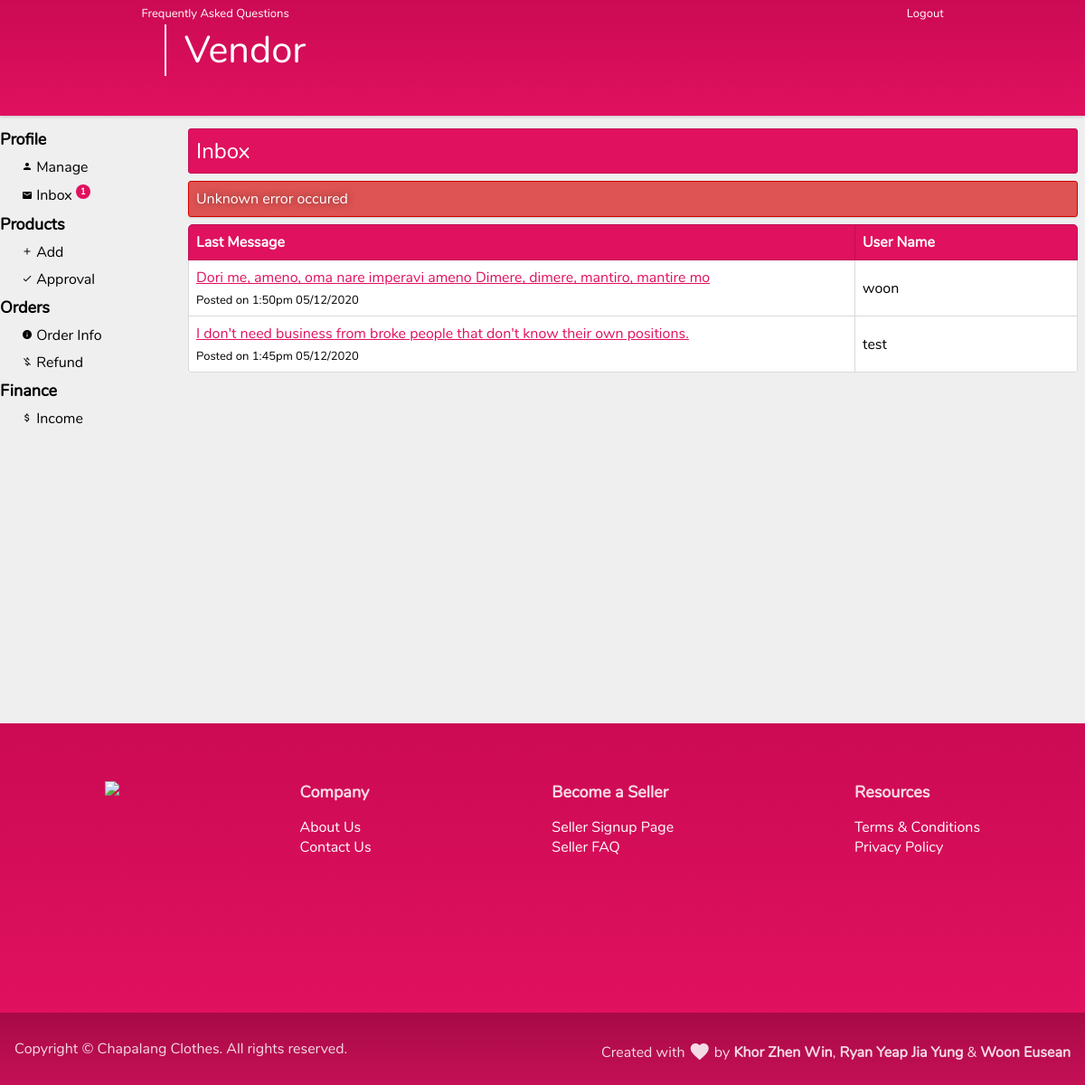
The app's page /vendor_inbox.php?error=true (signed in) with its own data.
### tables this page shows
CREATE TABLE IF NOT EXISTS `message` (
  `MessageId` int NOT NULL AUTO_INCREMENT,
  `UserId` int NOT NULL,
  `VendorId` int NOT NULL,
  `Sender` int NOT NULL,
  `MessageBody` varchar(1024) NOT NULL,
  `MessageTimestamp` timestamp NOT NULL DEFAULT CURRENT_TIMESTAMP,
  `MessageReadUser` int NOT NULL DEFAULT '0',
  `MessageReadVendor` int NOT NULL DEFAULT '0',
  PRIMARY KEY (`MessageId`),
  KEY `UserId` (`UserId`),
  KEY `VendorId` (`VendorId`)
);

CREATE TABLE IF NOT EXISTS `user` (
  `UserId` int NOT NULL AUTO_INCREMENT,
  `UserImage` varchar(140) NOT NULL DEFAULT 'images/users/user.jpg',
  `Username` varchar(255) NOT NULL,
  `Password` varchar(255) NOT NULL,
  `Email` varchar(255) NOT NULL,
  `Gender` varchar(20) NOT NULL,
  `DOB` date NOT NULL,
  `Address` varchar(255) NOT NULL,
  PRIMARY KEY (`UserId`),
  UNIQUE KEY `Username` (`Username`),
  UNIQUE KEY `Email` (`Email`)
);

### includes/database.php (called while the page is built, shortened)
<?php
class mysqlidb
{
  private static $host = "localhost";
  private static $db = "chapalang";
  private static $user = "root";
  private static $pass = "";
  private static $port = 3306;
  private static $con = null;
  static function getConn()
  {
    if (is_null(self::$con)) {
      self::$con = mysqli_connect(self::$host, self::$user, self::$pass, self::$db, self::$port);
    }
    return self::$con;
  }
  static function query(string $queryString)
  {
    $result = self::getConn()->query($queryString);
    if ($result) {
      return $result;
    } else {
      throw new Exception("Query $queryString: " . self::getError());
    }
  }
  static function fetchAllRows(string $queryString)
  {
    $result = self::query($queryString);
    $rows = $result->fetch_all(MYSQLI_ASSOC);
    return $rows;
  }
}

### vendor_inbox.php (the view, shortened to what this page needs)
<?php
include_once "includes/database.php";
$vendorid = $_SESSION['vendorid'];
$conversations = mysqlidb::fetchAllRows("SELECT `message`.`MessageId`, `message`.`MessageBody`, `message`.`MessageTimestamp`, `user`.`Username`, `user`.`UserId` FROM `message` LEFT JOIN `user` ON `user`.UserId = `message`.`UserId` WHERE `message`.MessageId IN( SELECT MAX(MessageId) FROM `message` WHERE VendorId=$vendorid GROUP BY UserId ) ORDER BY `message`.MessageTimestamp DESC");
?>
<!DOCTYPE html>
<html lang="en">
<head>
  <link rel="stylesheet" href="styles/template.css" />
  <link rel="stylesheet" href="styles/vendor.css" />
  <link rel="stylesheet" href="styles/pagetopbar.css" />
</head>
<body>
  <?php include "includes/pagetopbar.php" ?>
  <div class="body-wrapper">
    <div></div>
    <div class="content-wrapper container">
      <div class="vendor-container">
        <?php
        include("includes/vendor_sidenav.php");
        ?>
        <div class="vendor-body">
          <div>
            <div class="inbox-title">Inbox</div>
            <?php
            if (isset($_GET['error'])) {
              echo '<div class="card-error">Unknown error occured</div>';
            }
            if (count($conversations) > 0) {
              echo '<table class="table">
            <thead>
              <tr>
                <th>Last Message</th>
                <th>User Name</th>
              </tr>
            </thead>
            <tbody>';
              foreach ($conversations as $conversation) {
                echo "<tr>
              <td class=\"ellipsis-truncate\" width=\"75%\">
                <a class=\"underline vis-ruby ruby\" href=\"vendor_conversation.php?userid={$conversation['UserId']}\">
                  {$conversation['MessageBody']}
                </a>
                <div class=\"inbox-timestamp\">Posted on " . date("g:ia d/n/Y", strtotime($conversation['MessageTimestamp'])) . "</div>
              </td>
              <td class=\"ellipsis-truncate\" width=\"25%\">
                <div>{$conversation['Username']}</div>
              </td>
            </tr>";
              }
              echo '</tbody>
          </table>';
            } else {
              echo "<h1 class=\"grey text-center unselectable\">Your inbox is empty!</h1>";
            }
            ?>
          </div>
        </div>
      </div>
    </div>
  </div>
</body>
</html>

### styles/template.css (style rules this page uses)
:root { --primary: rgb(224, 17, 95); --primary-dark: rgb(197, 16, 85); --secondary: rgb(192, 12, 81); --secondary-dark: rgb(169, 10, 71); --bg-primary: #efefef; --bg-primary-light: #fafafa; --bg-primary-dark: #757575; --col-grey-dark: rgba(0, 0, 0, 0.3); --col-grey-light: rgba(0, 0, 0, 0.15); }
.material-icons { font-family: 'Material Icons'; font-weight: normal; font-style: normal; font-size: 24px; line-height: 1; letter-spacing: normal; text-transform: none; display: inline-block; white-space: nowrap; word-wrap: normal; direction: ltr; -moz-osx-font-smoothing: grayscale; }
html { scroll-behavior: smooth; }
* { box-sizing: border-box; }
body { margin: 0; background-color: #efefef; font-family: 'Nunito', sans-serif !important; }
a { text-decoration: none; color: black; }
table.table { border-collapse: separate; border-spacing: 0; margin: 0.5rem; width: calc(100% - (0.5rem * 2)); min-width: 0; min-height: 0; }
table.table thead td, table.table thead th { text-align: left; color: white; background-color: var(--primary); padding: 0.5rem; }
table.table tr th, table.table tr td { border-right: 1px solid var(--col-grey-light); border-bottom: 1px solid var(--col-grey-light); }
table.table tr th:first-child, table.table tr td:first-child { border-left: 1px solid var(--col-grey-light); }
table.table tr th { border-top: 1px solid var(--col-grey-light); }
table.table th:first-child { border-radius: 3px 0 0 0; }
table.table th:last-child { border-radius: 0 3px 0 0; }
table.table tr:last-child td:first-child { border-radius: 0 0 0 3px; }
table.table tr:last-child td:last-child { border-radius: 0 0 3px 0; }
table.table td { text-align: left; padding: 0.5rem; max-width: 0rem; }
.conversation-title, .inbox-title { border: 1px solid var(--primary-dark); background-color: var(--primary); color: white; padding: 0.5rem; border-radius: 3px; margin: 0.5rem; font-size: x-large; }
.inbox-timestamp { font-size: small; margin-top: 0.3rem; }
.unselectable { -webkit-user-select: none; }
.ellipsis-truncate { white-space: nowrap; overflow: hidden; text-overflow: ellipsis; }
.underline { text-decoration: underline; }
.ruby { color: #e0115f !important; }
.card-error { margin: 0.5rem; padding: 0.5rem; box-shadow: 0 1px 0.1rem var(--col-grey-light); border-radius: 3px; background-color: rgba(214, 0, 0, 0.65); border: 1px solid rgb(211, 0, 0); text-shadow: 0 0 0.5rem rgba(0, 0, 0, 0.5); color: white; }
.text-left { text-align: left !important; }
.text-right { text-align: right !important; }
.body-wrapper { min-height: 100vh; display: grid; grid-template-rows: 8rem minmax(calc(100vh - 8rem), 1fr) auto; }
.container { margin-right: auto; margin-left: auto; }
.content-wrapper { margin-top: 0.4rem; margin-bottom: 0.4rem; min-width: 1200px; width: 60%; }
.footer { z-index: 50; background-image: linear-gradient(0deg, #e0115f, #cc0a54); color: rgba(255, 255, 255, 0.85); height: 20rem; width: 100%; }
.footer-small { z-index: 50; background-image: linear-gradient(0deg, #c51056, #a70a46); color: rgba(255, 255, 255, 0.85); height: 5rem; width: 100%; }
.footer-small .material-icons { position: relative; top: 6px; }
.footer-wrapper { display: flex; justify-content: space-around; padding: 0 1rem 0 1rem; min-width: 1200px; width: 75%; height: 100%; }
.footer-wrapper-small { align-items: center; display: grid; grid-template-columns: repeat(2, 1fr); padding: 0 1rem 0 1rem; min-width: 1200px; width: 75%; height: 100%; }
.footer-group { margin: 4rem 0; }
.footer-group ul { color: rgba(255, 255, 255); list-style: none; padding: 0; }
.footer-group a { color: rgba(255, 255, 255); }
.footer-logo { width: 200px; height: auto; }
.footer-group-header { font-weight: bold; font-size: large; }

### records on screen
message: MessageBody "Dori me, ameno, oma nare imperavi ameno Dimere, dimere, mantiro, mantire mo", MessageTimestamp "1:50pm 05/12/2020", UserId.Username "woon"
message: MessageBody "I don't need business from broke people that don't know their own positions.", MessageTimestamp "1:45pm 05/12/2020", UserId.Username "test"

### other values on screen
$inboxItems "1"
